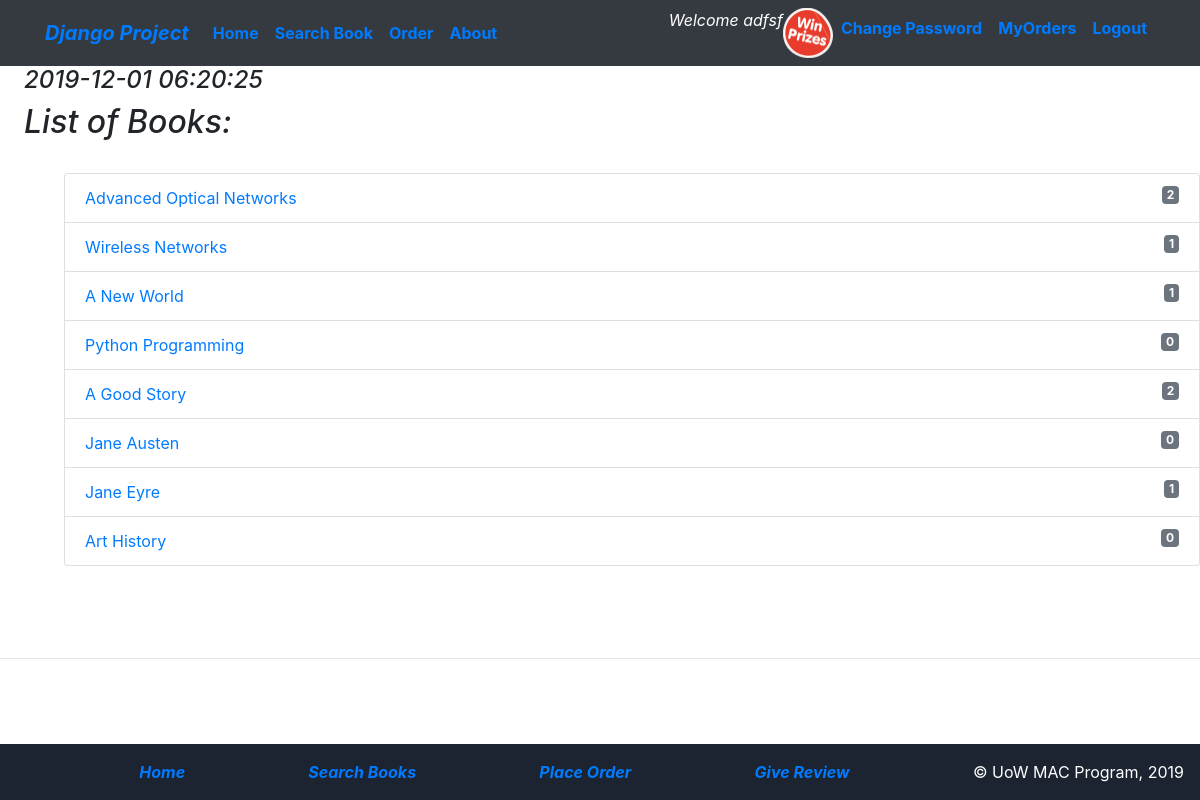
Before: /myapp/ (signed in) with the older database file.
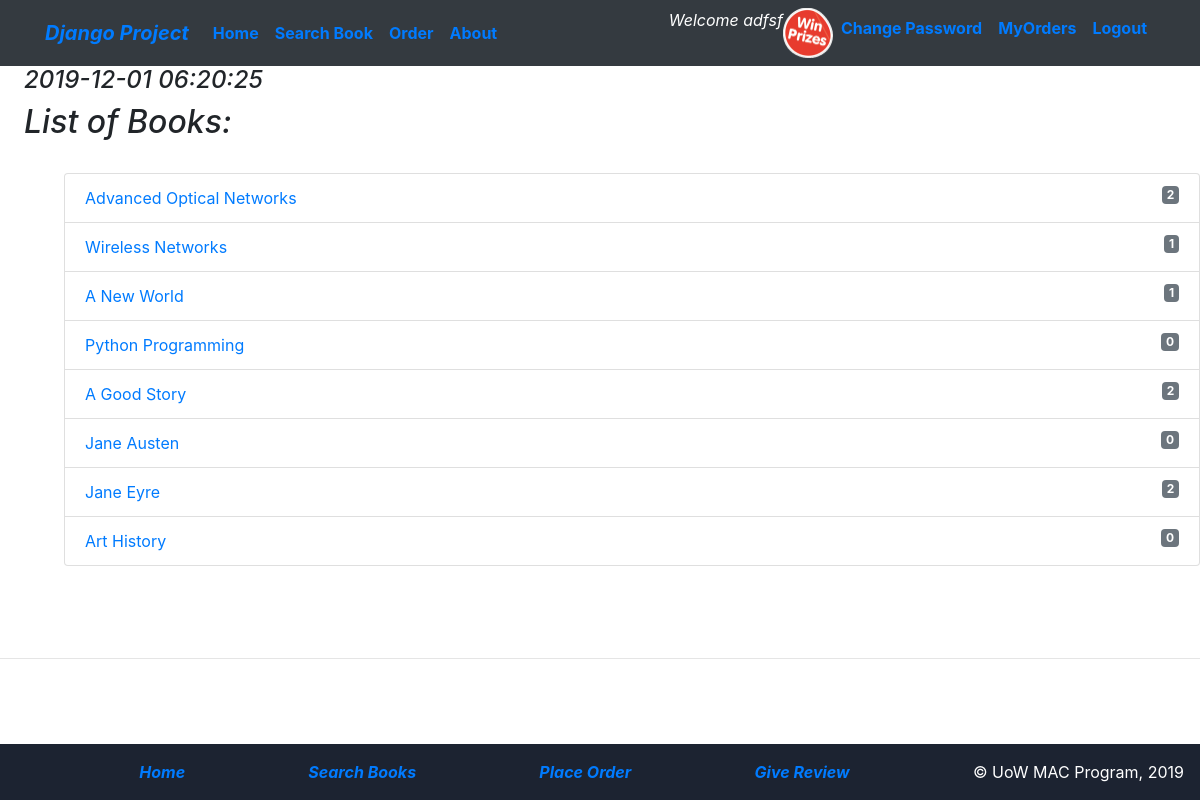
After: the same page with the newer database file.
### myapp/models.py (models this page shows, shortened)
class Book(models.Model):
    CATEGORY_CHOICES = [
        ('S', 'Science&Tech'),
        ('F', 'Fiction'),
        ('B', 'Biography'),
        ('T', 'Travel'),
        ('O', 'Other')
    ]
    title = models.CharField(max_length=200)
    category = models.CharField(max_length=1, choices=CATEGORY_CHOICES, default='S')
    num_pages = models.PositiveIntegerField(default=100)
    price = models.DecimalField(max_digits=10, decimal_places=2, validators=[maxvaluevalidator, minvaluevalidator])
    publisher = models.ForeignKey(Publisher, related_name='books', on_delete=models.CASCADE)
    description = models.TextField(blank=True)
    num_reviews = models.PositiveIntegerField(default=0)

### myapp/views.py (the view)
# urls.py: path(r'', IndexView.as_view(), name='index'),
class IndexView(ListView):
    model = Book
    template_name = 'myapp/book_list.html'
    def get_context_data(self, **kwargs):
        context = super(IndexView, self).get_context_data(**kwargs)
        if 'last_login' in self.request.session:
            context['last_login'] = self.request.session['last_login']
        else:
            context['last_login'] = "Your last login was more than one hour ago!!"
        return context

### myapp/templates/myapp/book_list.html
{% extends 'myapp/base.html' %}
{% block body_block %}
    <body>
    {% if object_list %}
        <h4><i>{{ last_login }}</i></h4>
        <h2><i>List of Books:</i></h2>
        <br/>
        <div class="list-group">
        <ol>
            {% for book  in object_list %}
                <li class="list-group-item" ><a  href="{% url 'myapp:detail' book.id %}"> {{book.title}} </a>
                    <span class="badge badge-secondary float-right" >{{ book.num_reviews }}</span>
                </li>
            {% endfor %}
        </ol>
        </div>
    {% else %}
        <strong>There are no available books!</strong>
    {% endif %}
</body>
{% endblock %}

Changed rows visible on the page:
changed Book "Jane Eyre": num_reviews "1" → "2"
